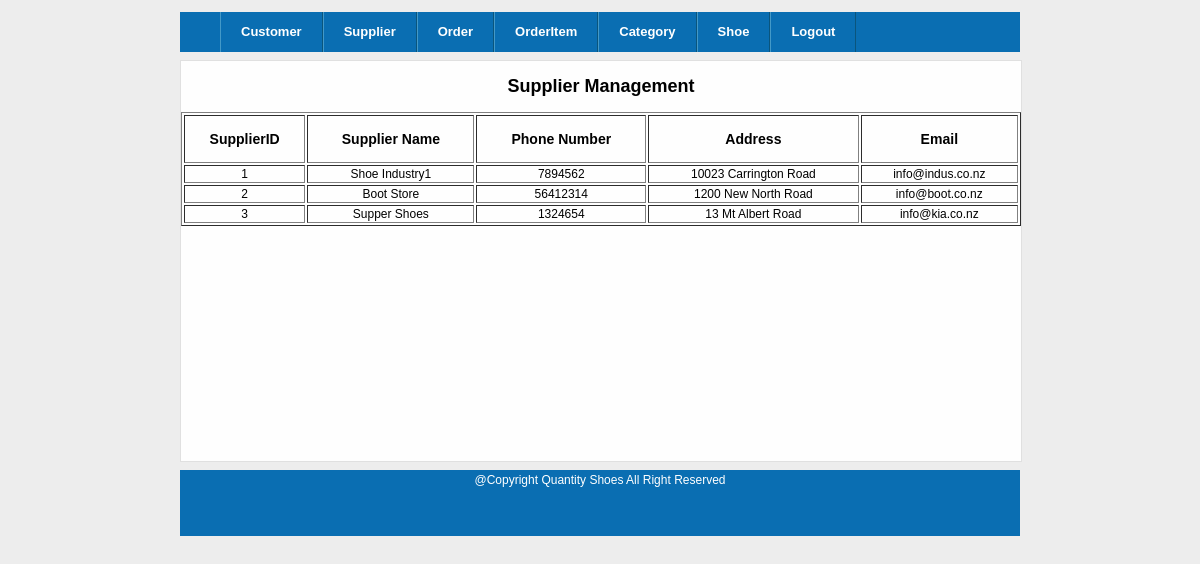
The page /Admin/AdminIndex.php?content_page=Supplier (signed in) on the database its author committed.
### tables this page shows
CREATE TABLE Supplier (
  SupplierID int(6) unsigned NOT NULL auto_increment,
  Supplier_Name varchar(100) NOT NULL default '',
  Phone_Number varchar(100) NOT NULL default '',
  Address varchar(100) NOT NULL default '',
  Email varchar(100) NOT NULL default '',
  PRIMARY KEY  (SupplierID)
);

### Functions/global.inc.php (called while the page is built)
<?php
$host = 'localhost';
$user = 'fuf02';
$pass = '18051989';
$name = 'fuf02mysql1';
$db = new MySQL($host,$user,$pass,$name);
?>

### Functions/mysql.class.php (called while the page is built, shortened)
<?php
require_once('global.inc.php');
class MySQL {
    var $host;
    var $dbUser;
    var $dbPass;
    var $dbName;
    var $dbConn;
    function MySQL ($host,$dbUser,$dbPass,$dbName) {
        $this->host=$host;
        $this->dbUser=$dbUser;
        $this->dbPass=$dbPass;
        $this->dbName=$dbName;
    }
    function connectToDb () {
        if (!$this->dbConn = @mysqli_connect($this->host,
                                      $this->dbUser,
                                      $this->dbPass)) {
            trigger_error('Could not connect to server');
            $this->connectError=true;
		  } else if ( !@mysqli_select_db($this->dbConn, $this->dbName) ) {
            trigger_error('Could not select database');
            $this->connectError=true;
        }
    }
    function query($sql) {
	   if (!$queryResource=mysqli_query($this->dbConn, $sql))
            trigger_error ('Query failed: '.mysqli_error($this->dbConn).
                           ' SQL: '.$sql);
        return new MySQLResult($this,$queryResource);
    }
}
class MySQLResult {
    var $query;
    function MySQLResult(& $mysql,$query) {
        $this->query=$query;
    }
    function fetch () {
        if ( $row=mysqli_fetch_array($this->query,MYSQL_ASSOC) ) {
            return $row;
        } else if ( $this->size() > 0 ) {
            mysqli_data_seek($this->query,0);
            return false;
        } else {
            return false;
        }
    }
    function size () {
        return mysqli_num_rows($this->query);
    }
}
?>

### Admin/Supplier.php (the view, shortened to what this page needs)
<?php
require_once(APP_ROOT.'Functions/mysql.class.php');
global $db;
	$sql = 'SELECT * FROM Supplier ORDER BY SupplierID';
	$result = $db->query($sql);
	$output[] = '<h2 align="center">Supplier Management</h2>';
	$output[] = '<table width="100%" border="1">';
	$output[] = '<tr><td align="center"><h3>SupplierID</h3></td><td align="center"><h3>Supplier Name</h3></td><td align="center"><h3>Phone Number</h3></td><td align="center"><h3>Address</h3></td><td align="center"><h3>Email</h3></td></tr>';
	while ($row = $result->fetch()) {
		$output[] = '<tr><td align="center">'.$row['SupplierID'].'</td><td align="center">'.$row['Supplier_Name'].'</td><td align="center">'.$row['Phone_Number'].'</td><td align="center">'.$row['Address'].'</td><td align="center">'.$row['Email'].'</td></tr>';
	}
	$output[] = '</table>';
	echo join('',$output);
?>

### Admin/AdminIndex.php (shortened to what this page needs)
<!doctype html>
<html>
<head>
<link href="../Styles/StyleSheet.css" rel="stylesheet" type="text/css" />
</head>
<body>
<?php
include('AdminMaster.php');
?>
</body>
</html>

### Admin/AdminMaster.php (shortened to what this page needs)
<div class="wrapper">
        <div class="menu">
            <ul>
                <li class = "navigation_first_item">
                <li><a href="CustomerList.php">Customer</a></li>
                <li><a href="AdminIndex.php?content_page=Supplier">Supplier</a></li>
                <li><a href="Order.php">Order</a></li>
                <li><a href="AdminIndex.php?content_page=OrderItem">OrderItem</a></li>
                <li><a href="AdminIndex.php?content_page=Category">Category</a></li>
                <li><a href="AdminIndex.php?content_page=Shoe">Shoe</a></li>
                <li><a href="AdminIndex.php?content_page=adminlogout">Logout</a></li>
            </ul>
        </div>
        <div class="content">
            <?php include($page_content);?>
        </div>
        <div class = "footer">
            <table style = "width: 100%;">
                <tr>
                    <td style="text-align: center">
                        @Copyright Quantity Shoes All Right Reserved</td>
                </tr>
            </table>
        </div>
    </div>

### Styles/StyleSheet.css (style rules this page uses)
.wrapper { width: auto; margin-left: 100px; margin-right: 100px; }
.content { width: 100%; background-color: rgb(254, 254 ,254); border: 1px solid rgb(224, 224, 224); float: left; margin-top: 8px; margin-bottom: 8px; min-height: 400px; }
.menu { background-color: rgb(10, 110, 178); width: 100%; margin: 0; padding: 0px; height: 40px; color: rgb(243, 243, 243); }
.navigation_first_item { border-left: 0px; }
.menu ul li { float: left; display: block; list-style: none; border-right: 1px solid rgb(10, 85, 125); border-left: 1px solid rgb(67, 153, 200); }
.menu ul li a { font-size: 13px; font-weight: bold; line-height: 40px; padding: 8px 20px; color: rgb(255, 255, 255); text-decoration: none; }
.footer { height:66px; background-color:rgb(10, 110, 178); color:rgb(255, 255, 255); }

### rows shown on the page
supplier: SupplierID "1", Supplier_Name "Shoe Industry1", Phone_Number "7894562", Address "10023 Carrington Road", Email "info@indus.co.nz"
supplier: SupplierID "2", Supplier_Name "Boot Store", Phone_Number "56412314", Address "1200 New North Road", Email "info@boot.co.nz"
supplier: SupplierID "3", Supplier_Name "Supper Shoes", Phone_Number "1324654", Address "13 Mt Albert Road", Email "info@kia.co.nz"
